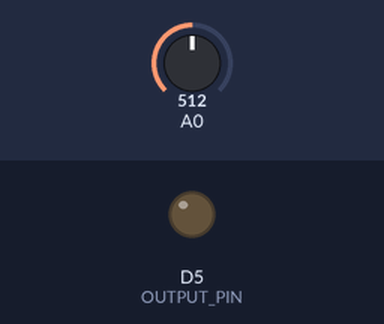
A sketch run on a simulated ESP8266 (NodeMCU). Parts: output pins drawn as LEDs (lit = HIGH). The inputs (shaded band) are chosen by the test bench; at power-on: A0 = 512. What the sketch prints to the serial monitor is not drawn.

Above: at 1.2 s.
1.3 s: A0 set to 657
3.0 s: A0 set to 676
6.0 s: A0 set to 921
9.0 s: A0 set to 929
12.0 s: A0 set to 511
At 13.0 s:
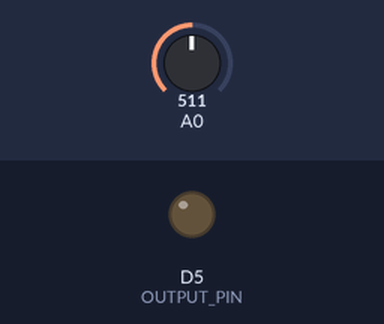
13.7 s: A0 set to 122
At 14.5 s:
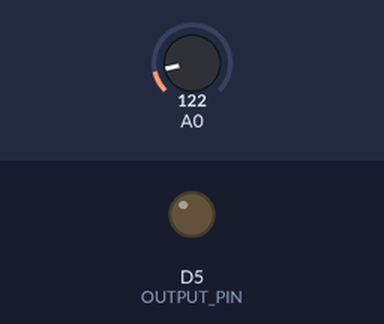
Timing chart, 0 to 16.4 s (numbered marks = the images above; inputs shaded):
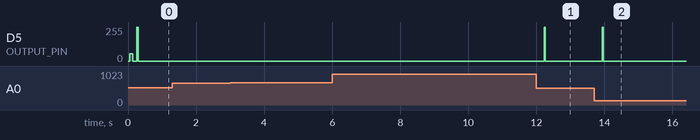

The sketch:

sketch_oct16a.ino
```cpp
#define SAMPLE_RATE 200000  // 200 kHz sample rate (suitable for 30-50kHz signal)
#define NUM_TAPS 64         // Number of FIR filter coefficients
#define OUTPUT_PIN D5       // PWM output pin

// FIR filter coefficients for bandpass between 30kHz and 50kHz
float firCoeffs[NUM_TAPS] = {
    -0.0010, -0.0024, -0.0038, -0.0034, 0.0014, 0.0136, 0.0324, 0.0544,
    0.0743, 0.0860, 0.0844, 0.0675, 0.0377, -0.0013, -0.0414, -0.0739,
    -0.0894, -0.0816, -0.0480, 0.0054, 0.0708, 0.1343, 0.1800, 0.1930,
    0.1626, 0.0847, -0.0380, -0.1867, -0.3331, -0.4440, -0.4860, -0.4337,
    -0.2785, -0.0365, 0.2333, 0.4835, 0.6576, 0.7003, 0.5772, 0.2870,
    -0.1094, -0.5531, -0.9674, -1.2685, -1.3890, -1.2943, -0.9860, -0.5066,
    0.0877, 0.7142, 1.2885, 1.7195, 1.9350, 1.8911, 1.5758, 1.0320,
    0.3374, -0.4120, -1.0771, -1.5176, -1.6165, -1.3097, -0.6287, 0.2111
};

float inputBuffer[NUM_TAPS];  // Circular buffer for the input signal
int bufferIndex = 0;

// FIR filter implementation
float firFilter(float input) {
    // Update circular buffer
    inputBuffer[bufferIndex] = input;
    bufferIndex = (bufferIndex + 1) % NUM_TAPS;

    // Perform convolution
    float result = 0;
    int j = bufferIndex;
    for (int i = 0; i < NUM_TAPS; i++) {
        j = (j != 0) ? (j - 1) : (NUM_TAPS - 1);
        result += firCoeffs[i] * inputBuffer[j];
    }

    return result;
}

void setup() {
    Serial.begin(115200);  // Initialize serial communication
    memset(inputBuffer, 0, sizeof(inputBuffer));  // Initialize buffer
    pinMode(OUTPUT_PIN, OUTPUT);  // Set the output pin for PWM
    analogWriteFreq(20000);  // Set PWM frequency to 20 kHz (default)
}

void loop() {
    int analogValue = analogRead(A0);  // Read from analog pin (range 0-1023)
    float inputSignal = (float)analogValue / 1023.0;  // Normalize the input signal to 0-1 range

    // Apply the FIR bandpass filter for 30-50kHz
    float filteredSignal = firFilter(inputSignal);

    // Map the filtered signal (0.0 to 1.0) to PWM range (0-255)
    int pwmValue = (int)(filteredSignal * 255.0);
    if (pwmValue < 0) pwmValue = 0;
    if (pwmValue > 255) pwmValue = 255;

    // Output the filtered signal as a PWM signal on the specified pin
    analogWrite(OUTPUT_PIN, pwmValue);

    // Print the filtered signal to the Serial Monitor for debugging
    Serial.print("Input Signal: ");
    Serial.print(inputSignal);
    Serial.print(", Filtered Signal: ");
    Serial.print(filteredSignal);
    Serial.print(", PWM Output: ");
    Serial.println(pwmValue);

    // Simulate a sample rate delay (time between samples)
    delayMicroseconds(1000000 / SAMPLE_RATE);
}
```

Measured:
- after the input at 12.0 s, D5 (OUTPUT_PIN): 0/255 → 255/255 after 0.24 s, → 0/255 0.02 s later
- after the input at 13.7 s, D5 (OUTPUT_PIN): 0/255 → 255/255 after 0.23 s, → 0/255 0.03 s later
